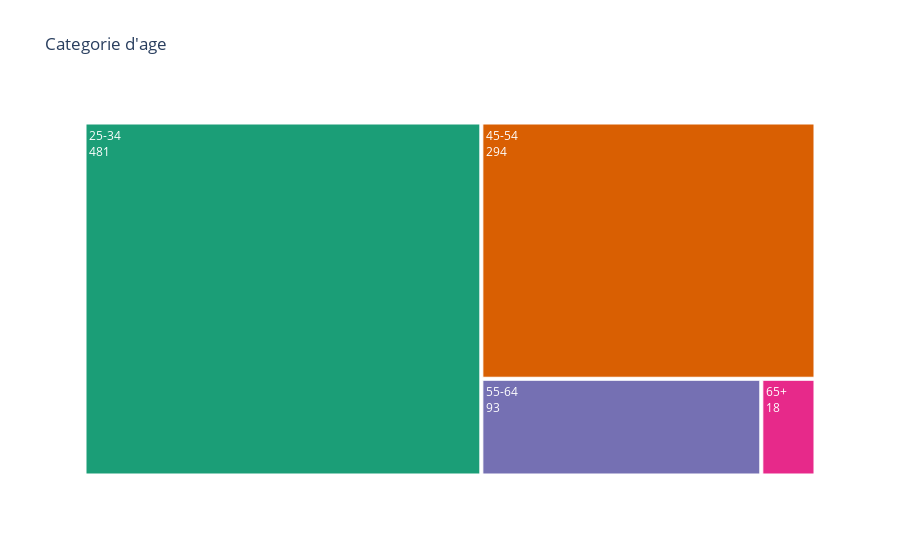

The code cell stored with this chart in its notebook:
### Code cell
plot_treemap(Age, 'Age', "Categorie d'age")

### Figure 1 — Plotly figure (JSON) as saved in the notebook; plotly's stock layout.template omitted (floating-point values rounded to 4 significant figures)
{"data": [{"branchvalues": "total", "domain": {"x": [0, 1], "y": [0, 1]}, "hovertemplate": "labels=%{label}<br>Categorie d'age=%{value}<br>parent=%{parent}<br>id=%{id}<extra></extra>", "ids": ["25-34", "45-54", "55-64", "65+"], "labels": ["25-34", "45-54", "55-64", "65+"], "name": "", "parents": ["", "", "", ""], "textinfo": "label+text+value", "type": "treemap", "values": [481, 294, 93, 18]}], "layout": {"autosize": true, "legend": {"tracegroupgap": 0}, "title": {"text": "Categorie d'age"}, "treemapcolorway": ["rgb(27,158,119)", "rgb(217,95,2)", "rgb(117,112,179)", "rgb(231,41,138)", "rgb(102,166,30)", "rgb(230,171,2)", "rgb(166,118,29)", "rgb(102,102,102)"]}}
